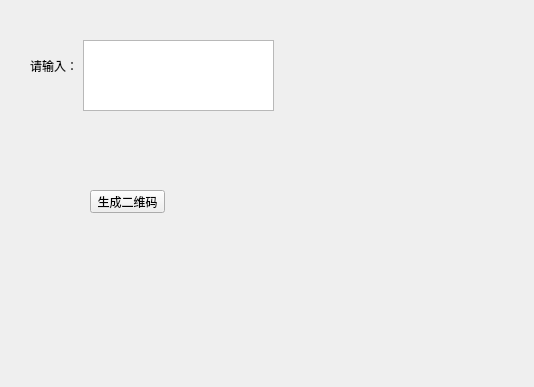
<?xml version="1.0" encoding="UTF-8"?>
<ui version="4.0">
 <class>Form</class>
 <widget class="QWidget" name="Form">
  <property name="geometry">
   <rect>
    <x>0</x>
    <y>0</y>
    <width>534</width>
    <height>387</height>
   </rect>
  </property>
  <property name="windowTitle">
   <string>Form</string>
  </property>
  <widget class="QPushButton" name="pushButton">
   <property name="geometry">
    <rect>
     <x>90</x>
     <y>190</y>
     <width>75</width>
     <height>23</height>
    </rect>
   </property>
   <property name="text">
    <string>生成二维码</string>
   </property>
  </widget>
  <widget class="QLabel" name="label">
   <property name="geometry">
    <rect>
     <x>30</x>
     <y>60</y>
     <width>54</width>
     <height>12</height>
    </rect>
   </property>
   <property name="text">
    <string>请输入：</string>
   </property>
  </widget>
  <widget class="QTextEdit" name="textEdit">
   <property name="geometry">
    <rect>
     <x>83</x>
     <y>40</y>
     <width>191</width>
     <height>71</height>
    </rect>
   </property>
  </widget>
 </widget>
 <resources/>
 <connections/>
</ui>
